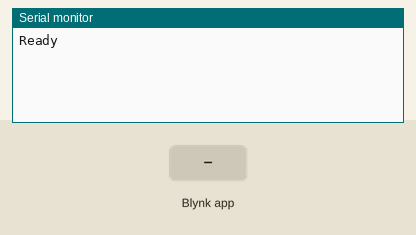
A sketch run on a simulated ESP32. Shown: the last lines printed to the serial monitor. Inputs (shaded band) come from the test bench. WiFi joins after 1.5 s; servers stay silent unless stated.

Above: at 3.0 s.
3.1 s: Blynk app writes 1 to V0
At 4.0 s:
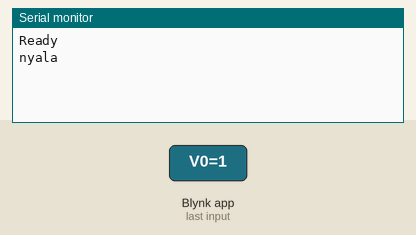
4.6 s: Blynk app writes 0 to V0
At 5.1 s:
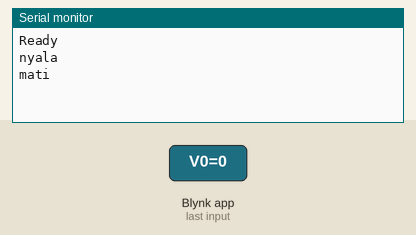

The sketch:

coba_blynk.ino
```cpp
#define BLYNK_TEMPLATE_ID "TMPL6jRCtcpzE"
#define BLYNK_TEMPLATE_NAME "Joystick"
#define BLYNK_AUTH_TOKEN "Qvts5Eduhte-r1IAfSEDDcLak4TAPL1j"

#include <WiFi.h>
#include <WiFiClient.h>
#include <BlynkSimpleEsp32.h>

char auth[] = BLYNK_AUTH_TOKEN;
char ssid[] = "Mama";
char pass[] = "cantikbgt";

BLYNK_WRITE(V0)
{
  int data = param.asInt();
  if (data == 1) {
    Serial.println("nyala");
  } else {
    Serial.println("mati");
  }
  Blynk.virtualWrite(V0, data);
}

void setup()
{
  Serial.begin(9600);
  Serial.println("Ready");

  Blynk.begin(auth, ssid, pass);//Splash screen delay

}

void loop()
{
  Blynk.run();
}
```

Measured:
- after the input at 3.1 s, the serial monitor: prints a new line at once (image 1)
- after the input at 4.6 s, the serial monitor: prints a new line at once (image 2)
